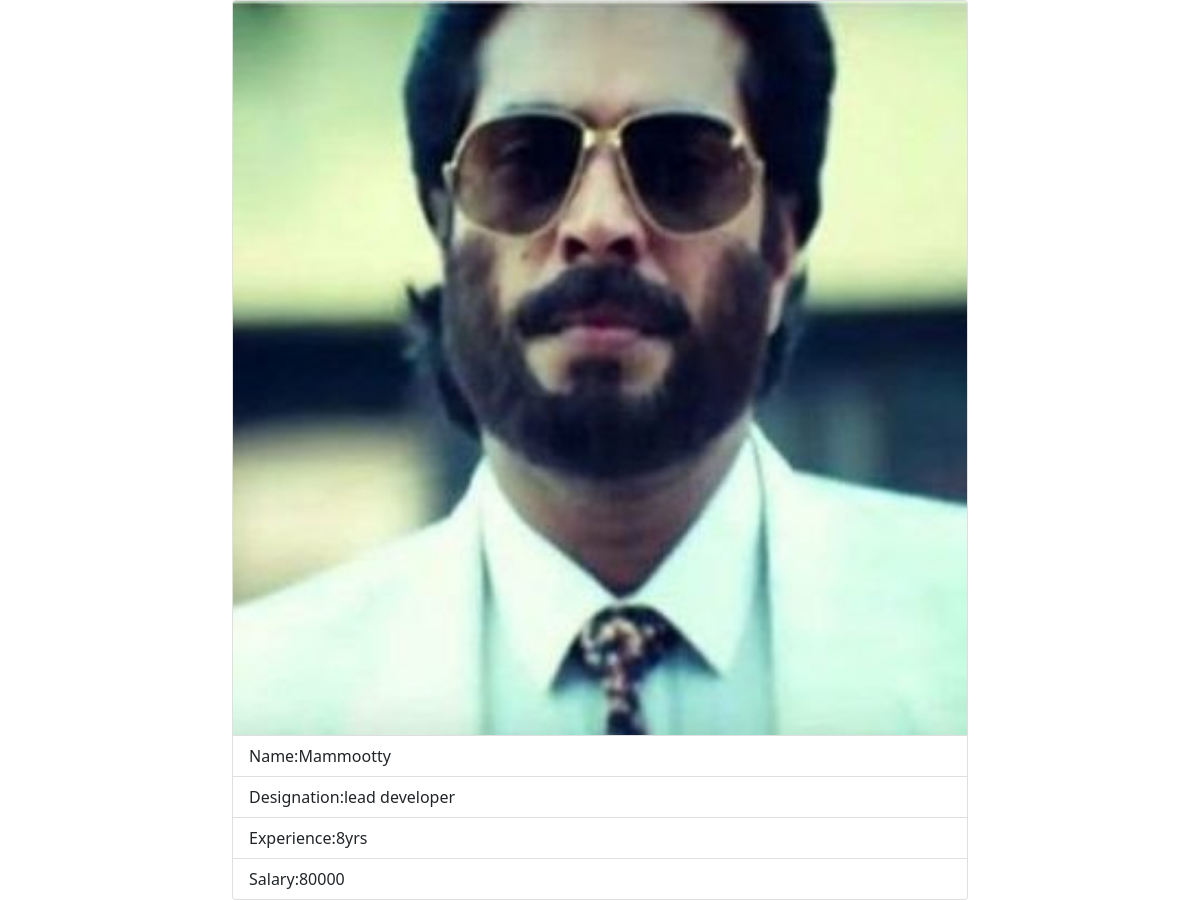
Screenshot of /employees/6 with the database file from the repository.
### owner/models.py (models this page shows, shortened)
class EmpModels(models.Model):
    employee_name=models.CharField(max_length=120,unique=True)
    designation=models.CharField(max_length=50)
    experience=models.CharField(max_length=50)
    salary=models.PositiveIntegerField()
    image=models.ImageField(upload_to="images",null=True)

### owner/views.py (the view)
# urls.py: path('employees/<int:id>',views.EmpDetailView.as_view(),name="employees_details"),
class EmpDetailView(View):
    def get(self,request,*args,**kwargs):# we could add many arguments
        qs=EmpModels.objects.get(id=kwargs.get("id"))
        return render(request,"emp_details.html",{'employee':qs})

### owner/Templates/emp_details.html (shortened to what this page needs)
<!DOCTYPE html>
<html lang="en">
<head>
    <link href="https://cdn.jsdelivr.net/npm/bootstrap@5.1.3/dist/css/bootstrap.min.css" rel="stylesheet"
 crossorigin=
                  </head>
<body>
<div class="container">
    <div class="row">
        <div class="col-2"></div>
        <div class="col-8">
            <div class="card" style="width: 100%;">
                {%if employee.image%}
                <img src="{{employee.image.url}}" class="card-img-top"alt="...">
                {%endif%}
                <ul class="list-group list-group-flush">
                    <li class="list-group-item">Name:{{employee.employee_name}}</li>
                    <li class="list-group-item">Designation:{{employee.designation}}</li>
                    <li class="list-group-item">Experience:{{employee.experience}}</li>
                    <li class="list-group-item">Salary:{{employee.salary}}</li>
                </ul>
            </div>
        </div>
        <div class="col-2"></div>
    </div>
</div>
</body>
</html>

### rows the page displays
EmpModels: image (picture), employee_name "Mammootty", designation "lead developer", experience "8yrs", salary "80000"
